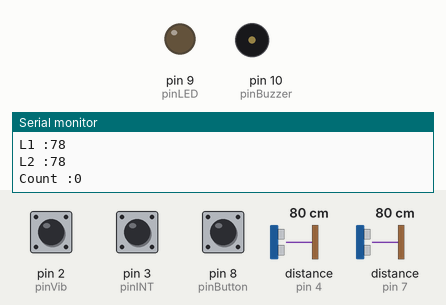
A sketch run on a simulated Arduino Uno, built with avr-gcc and run on an emulated ATmega328P. Parts: output pins drawn as LEDs (lit = HIGH), buzzer (waves = sounding), the last lines printed to the serial monitor. Wiring (inferred from the names in the program): 2 × ultrasonic range finder: trigger pin 5, echo pin 4 / trigger pin 6, echo pin 7. The inputs (shaded band) are chosen by the test bench; at power-on: distance to the obstacle (sensors on pin 4, pin 7) 80 cm, pin 3 (pinINT) HIGH, pin 8 (pinButton) HIGH, pin 2 (pinVib) HIGH. The echo pulse lasts 58.3 µs per cm; pins used as bus, display or sensor lines are not drawn.

Above: at 1.2 s.
1.3 s: distance to the obstacle (sensor on pin 4) set to 18 cm
2.8 s: distance to the obstacle (sensor on pin 4) set to 14 cm
At 3.7 s:
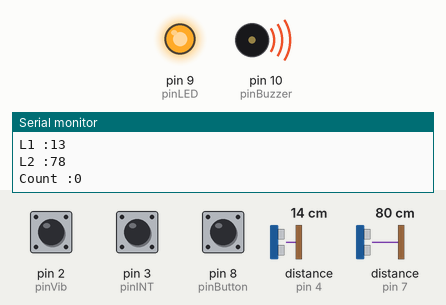
4.4 s: pin 3 (pinINT) pulled LOW for 0.15 s
At 5.6 s:
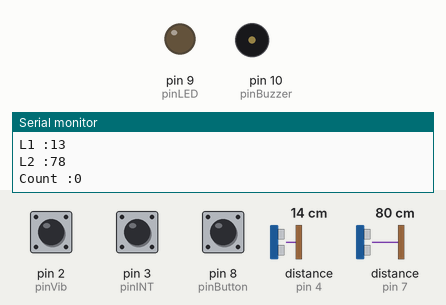
6.0 s: pin 8 (pinButton) pulled LOW for 0.15 s
At 6.9 s:
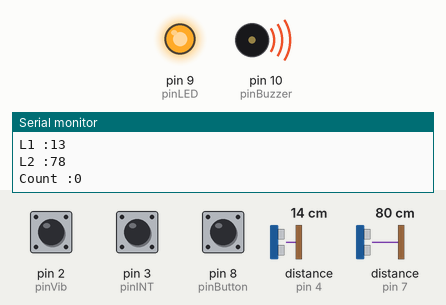
Timing chart, 0 to 8.7 s (numbered marks = the images above; inputs shaded):
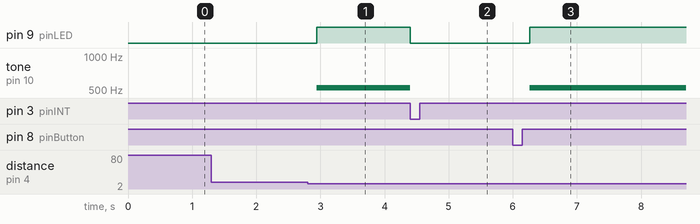

The sketch:

manager_mode.ino
```cpp
const int pinVib = 2;
const int pinINT = 3;
const int pinEcho1 = 4;
const int pinTrig1 = 5;
const int pinTrig2 = 6;
const int pinEcho2 = 7;
const int pinButton = 8;
const int pinLED = 9;
const int pinBuzzer = 10;


volatile byte mode = LOW; //매니저모드 평상시 LOW
volatile byte state = LOW;
volatile byte count = 0;
boolean currentButton = LOW;
boolean lastButton = LOW;

int rangeMax = 200;
int rangeMin = 0;
long T1, T2, L1, L2;

// 매니저모드 -> 해제 버튼 누르면 소리 중지

void setup() {

  Serial.begin(9600);

  pinMode(pinTrig1, OUTPUT);

  pinMode(pinEcho1, INPUT);

  pinMode(pinTrig2, OUTPUT);

  pinMode(pinEcho2, INPUT);

  pinMode(pinLED, OUTPUT);

  pinMode(pinBuzzer, OUTPUT); // C D E F G A B C

  pinMode(pinVib, INPUT);

  pinMode(pinINT, INPUT_PULLUP);

  pinMode(pinButton, INPUT);

  attachInterrupt(digitalPinToInterrupt(pinINT), turnoff , FALLING);
  attachInterrupt(digitalPinToInterrupt(pinVib), countVib , FALLING);

}

void loop() {
  currentButton = debounce(lastButton); // debounce

  //if (관리자모드 ON)버튼이 눌렸을 때
  if(currentButton == HIGH && lastButton == LOW){
    mode = HIGH;
  }
  lastButton = currentButton;

  if(state) {

    tone(pinBuzzer, 523); // C

    digitalWrite(pinLED, HIGH);
  } else {

    noTone(pinBuzzer); // digitalWrite(pinBuzzer, LOW);

    digitalWrite(pinLED, LOW);
  }

  if(mode) {

    digitalWrite(pinTrig1, LOW); delayMicroseconds(2);

    digitalWrite(pinTrig1, HIGH); delayMicroseconds(10);

    digitalWrite(pinTrig1, LOW);

    T1 = pulseIn(pinEcho1, HIGH);

    L1 = T1/58.82;

    digitalWrite(pinTrig2, LOW); delayMicroseconds(2);

    digitalWrite(pinTrig2, HIGH); delayMicroseconds(10);

    digitalWrite(pinTrig2, LOW);

    T2 = pulseIn(pinEcho2, HIGH);

    L2 = T2/58.82;

    if((L1 > 0 && L1 < 15) || (L2 > 0 && L2 < 15) || (count != 0)) {

      state = HIGH;
      mode = LOW;

      Serial.print("L1 :");
      Serial.println(L1);
      Serial.print("L2 :");
      Serial.println(L2);
      Serial.print("Count :");
      Serial.println(count);

    }else{

      state = LOW;
      Serial.print("L1 :");
      Serial.println(L1);
      Serial.print("L2 :");
      Serial.println(L2);
      Serial.print("Count :");
      Serial.println(count);
    }
      delay(100);
  }

}

//버튼 해제 눌리면 모두 중단
void turnoff() {

  mode = LOW;
  state = LOW;
  count = 0;

}

boolean debounce(boolean last) {
  boolean current = digitalRead(pinButton);
  if (current != last) {
    delay(5);
    current = digitalRead(pinButton);
  }
  return current;
}

void countVib() {
  count++;
}
```

Measured:
- the behaviour switches between 16 and 15 cm on distance to the obstacle (sensor on pin 4) (found by bisection; images 0 and 1)
- after the input at 2.8 s, pin 9 (pinLED): LOW → HIGH after 0.14 s; tone on pin 10 (pinBuzzer): silent → 523 Hz after 0.14 s
- after the input at 4.4 s, pin 9 (pinLED): HIGH → LOW at once; tone on pin 10 (pinBuzzer): 523 Hz → silent at once
- after the input at 6.0 s, pin 9 (pinLED): LOW → HIGH after 0.26 s; tone on pin 10 (pinBuzzer): silent → 523 Hz after 0.26 s
